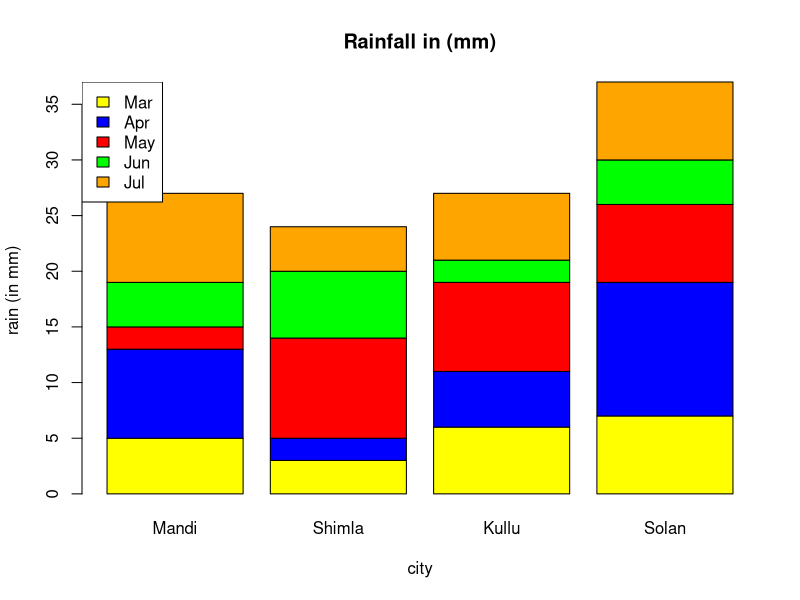

Write the R code that produced this figure.
# Syntax
# barplot(x,xlab,ylab,main, names.arg,col)

# x- vector of data

# Optional paramters
# xlab- label for x axis
# ylab- label for y axis.
# main- title of chart
# col- color pallete
# names.arg- vector of names under bar

# Create data for the graph.
rain <- matrix(c(5,3,6,7,8,2,5,12,2,9,8,7,4,6,2,4,8,4,6,7), nrow = 5, ncol = 4, byrow = TRUE)
months <- c("Mar","Apr","May","Jun","Jul")
city <- c("Mandi", "Shimla", "Kullu", "Solan")

# Create a file
png(file = "barchart_stacked.jpg")

# Plot the chart
barplot(rain,xlab="city",ylab="rain (in mm)", names.arg=city, main="Rainfall in (mm)", col=c("Yellow","Blue","red","green","orange"))

# To insert a Legend (Optional)
legend("topleft", months, cex = 1, fill = c("Yellow","Blue","red","green","orange"))

# Save the file
dev.off()